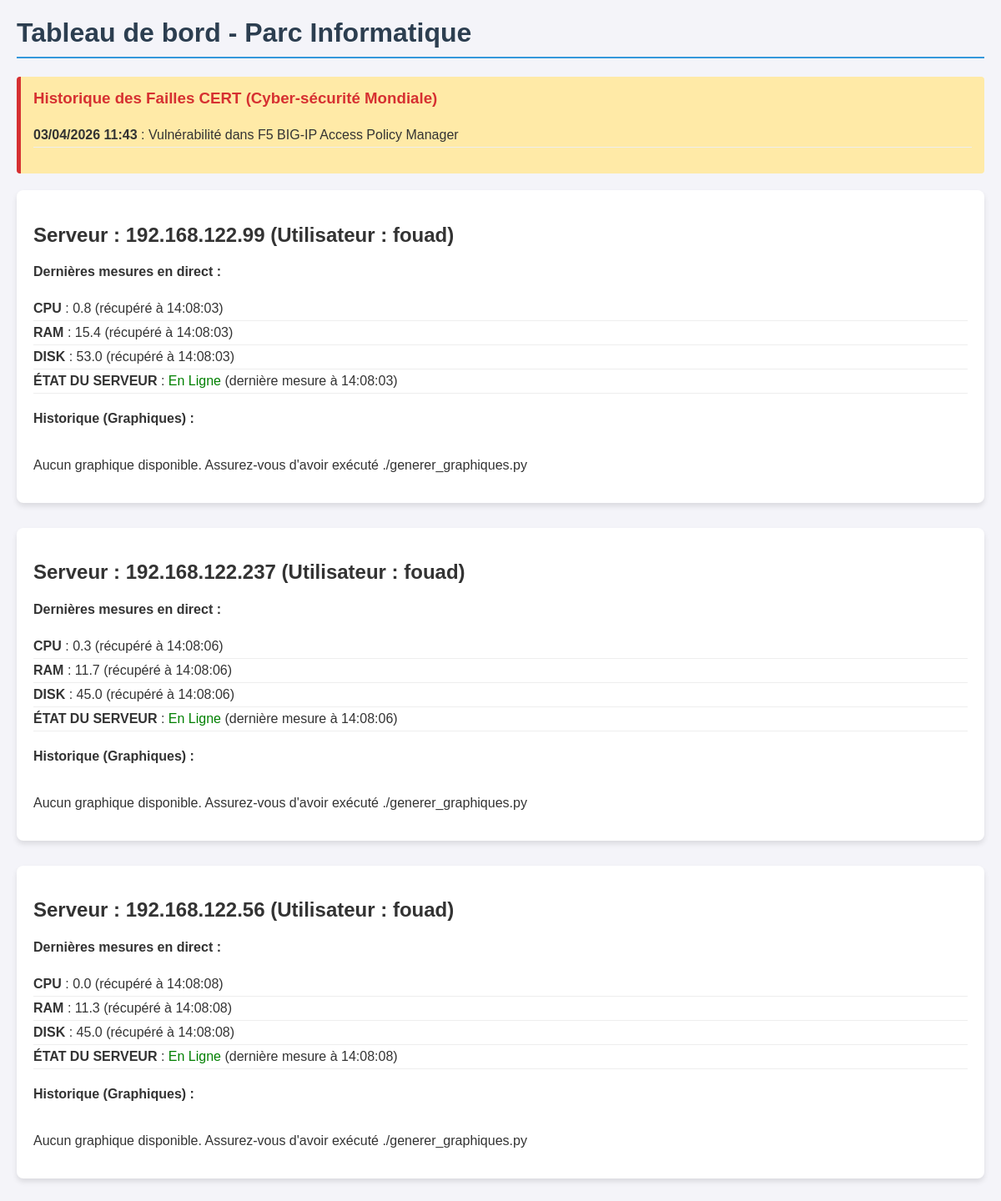
The page / on the database its author committed.
### tables this page shows
CREATE TABLE alertes_cert (
    id INTEGER PRIMARY KEY AUTOINCREMENT,
    timestamp INTEGER,
    titre TEXT
);

CREATE TABLE hosts (
    id INTEGER PRIMARY KEY AUTOINCREMENT,
    ip TEXT UNIQUE,
    utilisateur TEXT
);

CREATE TABLE mesures (
    id INTEGER PRIMARY KEY AUTOINCREMENT,
    timestamp INTEGER,
    ip TEXT,
    sonde TEXT,
    valeur REAL
);

### app.py (the view)
@app.route('/')
def index():
    hosts, alertes_cert, graphiques, val_actuelles, alertes_sys = get_db_info()
    return render_template('index.html', hosts=hosts, alertes_cert=alertes_cert, graphiques=graphiques, dernieres_valeurs=val_actuelles, alertes_systeme=alertes_sys)

### templates/index.html (shortened to what this page needs)
<!DOCTYPE html>
<html lang="fr">
<head>
</head>
<body>
    <h1>Tableau de bord - Parc Informatique</h1>
    {% if alertes_cert %}
    <div class="alerte-box">
        <h3> Historique des Failles CERT (Cyber-sécurité Mondiale)</h3>
        <ul>
            {% for cert in alertes_cert %}
            <li><strong>{{ cert.date }}</strong> : {{ cert.titre }}</li>
            {% endfor %}
        </ul>
    </div>
    {% endif %}
    {% for ip, user in hosts %}
    <div class="host-section">
        <h2>Serveur : {{ ip }} (Utilisateur : {{ user }})</h2>
        <h4>Dernières mesures en direct :</h4>
        <ul>
            {% for sonde, data in dernieres_valeurs[ip].items() %}
            {% if sonde == 'ETAT' %}
            {% if data.valeur == -1 or data.valeur == -1.0 %}
            <li><strong>ÉTAT DU SERVEUR</strong> : <span style="color: red;">Déconnecté / Injoignable</span> (dernière
                tentative à {{ data.heure }})</li>
            {% else %}
            <li><strong>ÉTAT DU SERVEUR</strong> : <span style="color: green;">En Ligne</span> (dernière mesure à {{
                data.heure }})</li>
            {% endif %}
            {% else %}
            <li><strong>{{ sonde }}</strong> : {{ data.valeur }} (récupéré à {{ data.heure }})</li>
            {% endif %}
            {% else %}
            <li>Aucune donnée texte disponible. Assurez-vous que ./manager.sh a été exécuté.</li>
            {% endfor %}
        </ul>
        <h4>Historique (Graphiques) :</h4>
        <div class="graphs-container">
            {% if graphiques[ip] %}
            <div class="graph-card">
                <embed type="image/svg+xml" src="/graphiques/{{ ip }}_all.svg" />
            </div>
            {% else %}
            <p>Aucun graphique disponible. Assurez-vous d'avoir exécuté ./generer_graphiques.py</p>
            {% endif %}
        </div>
    </div>
    {% endfor %}
</body>
</html>

### templates/index.html (style rules this page uses)
body { font-family: Arial, sans-serif; margin: 20px; background-color: #f4f4f9; color: #333; }
h1 { color: #2c3e50; border-bottom: 2px solid #3498db; padding-bottom: 10px; }
.host-section { background: white; padding: 20px; margin-bottom: 30px; border-radius: 8px; box-shadow: 0 4px 6px rgba(0, 0, 0, 0.1); }
.graphs-container { display: flex; flex-wrap: wrap; gap: 20px; margin-top: 15px; }
.alerte-box { background: #ffeaa7; border-left: 5px solid #d63031; padding: 15px; margin-bottom: 20px; border-radius: 4px; }
.alerte-box h3 { margin-top: 0; color: #d63031; }
ul { list-style-type: none; padding-left: 0; }
ul li { padding: 5px 0; border-bottom: 1px solid #eee; }

### rows shown on the page
alertes_cert: date "03/04/2026 11:43", titre "Vulnérabilité dans F5 BIG-IP Access Policy Manager"
hosts: ip "192.168.122.99", utilisateur "fouad", ip "CPU" "RAM" "DISK", heure "14:08:03" "14:08:03" "14:08:03", heure "14:08:03", shows "Aucun graphique disponible. Assurez-vous d'avoir exécuté ./generer_graphiques.py"
mesures: valeur "0.8"
mesures: valeur "15.4"
mesures: valeur "53.0"
hosts: ip "192.168.122.237", utilisateur "fouad", ip "CPU" "RAM" "DISK", heure "14:08:06" "14:08:06" "14:08:06", heure "14:08:06", shows "Aucun graphique disponible. Assurez-vous d'avoir exécuté ./generer_graphiques.py"
mesures: valeur "0.3"
mesures: valeur "11.7"
mesures: valeur "45.0"
hosts: ip "192.168.122.56", utilisateur "fouad", ip "CPU" "RAM" "DISK", heure "14:08:08" "14:08:08" "14:08:08", heure "14:08:08", shows "Aucun graphique disponible. Assurez-vous d'avoir exécuté ./generer_graphiques.py"
mesures: valeur "0.0"
mesures: valeur "11.3"
mesures: valeur "45.0"
